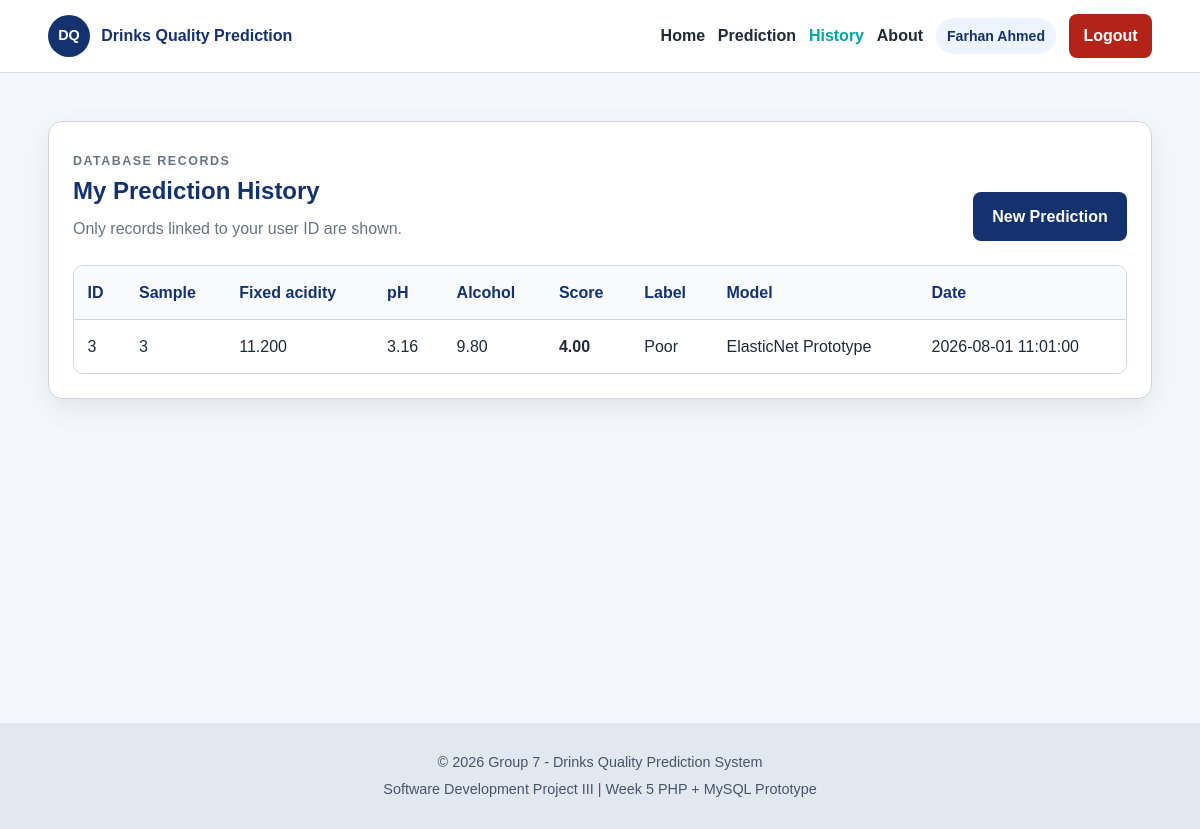
The page /week5_xampp_app/history.php (signed in) on the database its author committed.
### tables this page shows
CREATE TABLE predictions (
    prediction_id INT UNSIGNED AUTO_INCREMENT PRIMARY KEY,
    sample_id INT UNSIGNED NOT NULL,
    model_id INT UNSIGNED NOT NULL,
    predicted_quality DECIMAL(5,2) NOT NULL,
    quality_label VARCHAR(30) NOT NULL,
    created_at TIMESTAMP NOT NULL DEFAULT CURRENT_TIMESTAMP,
    INDEX idx_predictions_sample_id (sample_id),
    INDEX idx_predictions_model_id (model_id),
    INDEX idx_predictions_created_at (created_at),
    CONSTRAINT fk_predictions_sample
        FOREIGN KEY (sample_id)
        REFERENCES drink_samples (sample_id)
        ON UPDATE CASCADE
        ON DELETE CASCADE,
    CONSTRAINT fk_predictions_model
        FOREIGN KEY (model_id)
        REFERENCES models (model_id)
        ON UPDATE CASCADE
        ON DELETE RESTRICT
);

CREATE TABLE drink_samples (
    sample_id INT UNSIGNED AUTO_INCREMENT PRIMARY KEY,
    user_id INT UNSIGNED NOT NULL,
    fixed_acidity DECIMAL(6,3) NOT NULL,
    volatile_acidity DECIMAL(6,3) NOT NULL,
    citric_acid DECIMAL(6,3) NOT NULL,
    residual_sugar DECIMAL(7,3) NOT NULL,
    chlorides DECIMAL(7,4) NOT NULL,
    free_sulfur_dioxide DECIMAL(7,2) NOT NULL,
    total_sulfur_dioxide DECIMAL(7,2) NOT NULL,
    density DECIMAL(7,5) NOT NULL,
    ph DECIMAL(4,2) NOT NULL,
    sulphates DECIMAL(5,3) NOT NULL,
    alcohol DECIMAL(5,2) NOT NULL,
    created_at TIMESTAMP NOT NULL DEFAULT CURRENT_TIMESTAMP,
    INDEX idx_drink_samples_user_id (user_id),
    CONSTRAINT fk_drink_samples_user
        FOREIGN KEY (user_id)
        REFERENCES users (user_id)
        ON UPDATE CASCADE
        ON DELETE CASCADE
);

CREATE TABLE models (
    model_id INT UNSIGNED AUTO_INCREMENT PRIMARY KEY,
    model_name VARCHAR(100) NOT NULL,
    algorithm VARCHAR(100) NOT NULL,
    model_version VARCHAR(30) NOT NULL,
    accuracy DECIMAL(5,2) NULL DEFAULT NULL,
    is_active BOOLEAN NOT NULL DEFAULT TRUE,
    created_at TIMESTAMP NOT NULL DEFAULT CURRENT_TIMESTAMP,
    CONSTRAINT uq_models_name_version UNIQUE (model_name, model_version)
);

### week5_xampp_app/config/app.php (called while the page is built, shortened)
<?php
function e(mixed $value): string
{
    return htmlspecialchars((string) $value, ENT_QUOTES, 'UTF-8');
}

### week5_xampp_app/history.php (the view, shortened to what this page needs)
<?php
require_once __DIR__ . '/includes/layout.php';
require_once __DIR__ . '/config/db.php';
$rows = [];
$error = '';
$isAdmin = ($_SESSION['user_role'] ?? 'User') === 'Admin';
if (!$pdo instanceof PDO) {
    $error = $database_connection_error;
} else {
    try {
        $sql = 'SELECT p.prediction_id, p.predicted_quality, p.quality_label, p.created_at,
                       ds.sample_id, ds.alcohol, ds.ph, ds.fixed_acidity,
                       m.model_name, u.full_name, u.email
                FROM predictions p
                INNER JOIN drink_samples ds ON ds.sample_id = p.sample_id
                INNER JOIN models m ON m.model_id = p.model_id
                INNER JOIN users u ON u.user_id = ds.user_id';
        if ($isAdmin) {
            $sql .= ' ORDER BY p.created_at DESC';
            $statement = $pdo->prepare($sql);
            $statement->execute();
        } else {
            $sql .= ' WHERE ds.user_id = :user_id ORDER BY p.created_at DESC';
            $statement = $pdo->prepare($sql);
            $statement->execute(['user_id' => $_SESSION['user_id']]);
        }
        $rows = $statement->fetchAll();
    } catch (PDOException $exception) {
        error_log('History query failed: ' . $exception->getMessage());
        $error = 'Prediction history could not be loaded.';
    }
}
?>
<main class="history-page">
    <section class="container history-panel">
        <div class="history-heading">
            <div><p class="tagline">Database Records</p><h1><?php echo $isAdmin ? 'All User Prediction History' : 'My Prediction History'; ?></h1><p><?php echo $isAdmin ? 'Admin view includes records from every registered user.' : 'Only records linked to your user ID are shown.'; ?></p></div>
            <a href="dashboard.php#prediction" class="primary-btn">New Prediction</a>
        </div>
        <?php if ($error !== ''): ?>
            <div class="flash-message error"><?php echo e($error); ?></div>
        <?php elseif (!$rows): ?>
            <div class="empty-state">No predictions are saved for this account yet.</div>
        <?php else: ?>
            <div class="table-wrapper">
                <table>
                    <thead><tr><th>ID</th><?php if ($isAdmin): ?><th>User</th><?php endif; ?><th>Sample</th><th>Fixed acidity</th><th>pH</th><th>Alcohol</th><th>Score</th><th>Label</th><th>Model</th><th>Date</th></tr></thead>
                    <tbody>
                    <?php foreach ($rows as $row): ?>
                        <tr>
                            <td><?php echo e($row['prediction_id']); ?></td>
                            <td><?php echo e($row['sample_id']); ?></td>
                            <td><?php echo e($row['fixed_acidity']); ?></td>
                            <td><?php echo e($row['ph']); ?></td>
                            <td><?php echo e($row['alcohol']); ?></td>
                            <td><strong><?php echo e($row['predicted_quality']); ?></strong></td>
                            <td><?php echo e($row['quality_label']); ?></td>
                            <td><?php echo e($row['model_name']); ?></td>
                            <td><?php echo e($row['created_at']); ?></td>
                        </tr>
                    <?php endforeach; ?>
                    </tbody>
                </table>
            </div>
        <?php endif; ?>
    </section>
</main>

### week5_xampp_app/assets/styles.css (style rules this page uses)
*, *::before, *::after { box-sizing: border-box; }
:root { --primary: #14326e; --primary-dark: #0d2452; --secondary: #00a6a6; --background: #f4f7fb; --white: #ffffff; --text: #1f2937; --muted: #6b7280; --border: #d1d5db; --danger: #d93025; --success: #15803d; --shadow: 0 10px 30px rgba(15, 23, 42, 0.08); --radius: 14px; }
html { scroll-behavior: smooth; }
body { margin: 0; font-family: Arial, Helvetica, sans-serif; background: var(--background); color: var(--text); line-height: 1.6; }
a { text-decoration: none; color: inherit; }
.container { width: min(1120px, 92%); margin: 0 auto; }
.primary-btn, .secondary-btn, .clear-btn { display: inline-flex; align-items: center; justify-content: center; min-height: 44px; padding: 0.75rem 1.2rem; border-radius: 8px; font-weight: 700; cursor: pointer; border: none; transition: 0.2s ease; }
.primary-btn { background: var(--primary); color: var(--white); }
.tagline { margin: 0 0 0.6rem; text-transform: uppercase; letter-spacing: 0.12em; font-size: 0.78rem; font-weight: 800; color: var(--secondary); }
.history-page { min-height: calc(100vh - 150px); padding: 3rem 0; }
.history-panel { padding: 1.5rem; background: var(--white); border: 1px solid var(--border); border-radius: var(--radius); box-shadow: var(--shadow); }
.history-heading { display: flex; align-items: flex-end; justify-content: space-between; gap: 1.25rem; margin-bottom: 1.5rem; }
.history-heading h1 { margin: 0; color: var(--primary); }
.history-heading p { margin: 0.35rem 0 0; color: var(--muted); }
.table-wrapper { overflow-x: auto; border: 1px solid var(--border); border-radius: 10px; }
table { width: 100%; min-width: 900px; border-collapse: collapse; background: var(--white); }
th, td { padding: 0.85rem; border-bottom: 1px solid var(--border); text-align: left; vertical-align: top; }
th { background: #f8fafc; color: var(--primary); white-space: nowrap; }
tbody tr:last-child td { border-bottom: 0; }

### rows shown on the page
predictions: prediction_id "3", sample.sample_id "3", sample.fixed_acidity "11.200", sample.ph "3.16", sample.alcohol "9.80", predicted_quality "4.00", quality_label "Poor", model.model_name "ElasticNet Prototype", created_at "2026-08-01 11:01:00"

### other values the page prints
$name "Farhan Ahmed"
